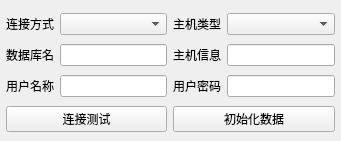
<?xml version="1.0" encoding="UTF-8"?>
<ui version="4.0">
 <class>frmConfigDb</class>
 <widget class="QWidget" name="frmConfigDb">
  <property name="geometry">
   <rect>
    <x>0</x>
    <y>0</y>
    <width>341</width>
    <height>141</height>
   </rect>
  </property>
  <property name="windowTitle">
   <string>Form</string>
  </property>
  <layout class="QGridLayout" name="gridLayout">
   <property name="leftMargin">
    <number>6</number>
   </property>
   <property name="topMargin">
    <number>10</number>
   </property>
   <property name="rightMargin">
    <number>6</number>
   </property>
   <property name="bottomMargin">
    <number>6</number>
   </property>
   <property name="spacing">
    <number>6</number>
   </property>
   <item row="0" column="1">
    <widget class="QComboBox" name="cboxConnMode"/>
   </item>
   <item row="1" column="3">
    <widget class="QLineEdit" name="txtHostInfo"/>
   </item>
   <item row="0" column="3">
    <widget class="QComboBox" name="cboxDbType"/>
   </item>
   <item row="0" column="2">
    <widget class="QLabel" name="labDbType">
     <property name="text">
      <string>主机类型</string>
     </property>
    </widget>
   </item>
   <item row="1" column="2">
    <widget class="QLabel" name="labHostInfo">
     <property name="text">
      <string>主机信息</string>
     </property>
    </widget>
   </item>
   <item row="2" column="3">
    <widget class="XLineEdit" name="txtUserPwd">
     <property name="echoMode">
      <enum>QLineEdit::Password</enum>
     </property>
    </widget>
   </item>
   <item row="1" column="0">
    <widget class="QLabel" name="labDbName">
     <property name="text">
      <string>数据库名</string>
     </property>
    </widget>
   </item>
   <item row="3" column="0" colspan="2">
    <widget class="QPushButton" name="btnConnect">
     <property name="text">
      <string>连接测试</string>
     </property>
    </widget>
   </item>
   <item row="2" column="2">
    <widget class="QLabel" name="labUserPwd">
     <property name="text">
      <string>用户密码</string>
     </property>
    </widget>
   </item>
   <item row="2" column="1">
    <widget class="QLineEdit" name="txtUserName"/>
   </item>
   <item row="3" column="2" colspan="2">
    <widget class="QPushButton" name="btnInit">
     <property name="text">
      <string>初始化数据</string>
     </property>
    </widget>
   </item>
   <item row="0" column="0">
    <widget class="QLabel" name="labConnMode">
     <property name="text">
      <string>连接方式</string>
     </property>
    </widget>
   </item>
   <item row="1" column="1">
    <widget class="QLineEdit" name="txtDbName"/>
   </item>
   <item row="2" column="0">
    <widget class="QLabel" name="labUserName">
     <property name="text">
      <string>用户名称</string>
     </property>
    </widget>
   </item>
  </layout>
 </widget>
 <customwidgets>
  <customwidget>
   <class>XLineEdit</class>
   <extends>QLineEdit</extends>
   <header>xlineedit.h</header>
  </customwidget>
 </customwidgets>
 <tabstops>
  <tabstop>cboxConnMode</tabstop>
  <tabstop>cboxDbType</tabstop>
  <tabstop>txtDbName</tabstop>
  <tabstop>txtHostInfo</tabstop>
  <tabstop>txtUserName</tabstop>
  <tabstop>txtUserPwd</tabstop>
  <tabstop>btnConnect</tabstop>
  <tabstop>btnInit</tabstop>
 </tabstops>
 <resources/>
 <connections/>
</ui>
